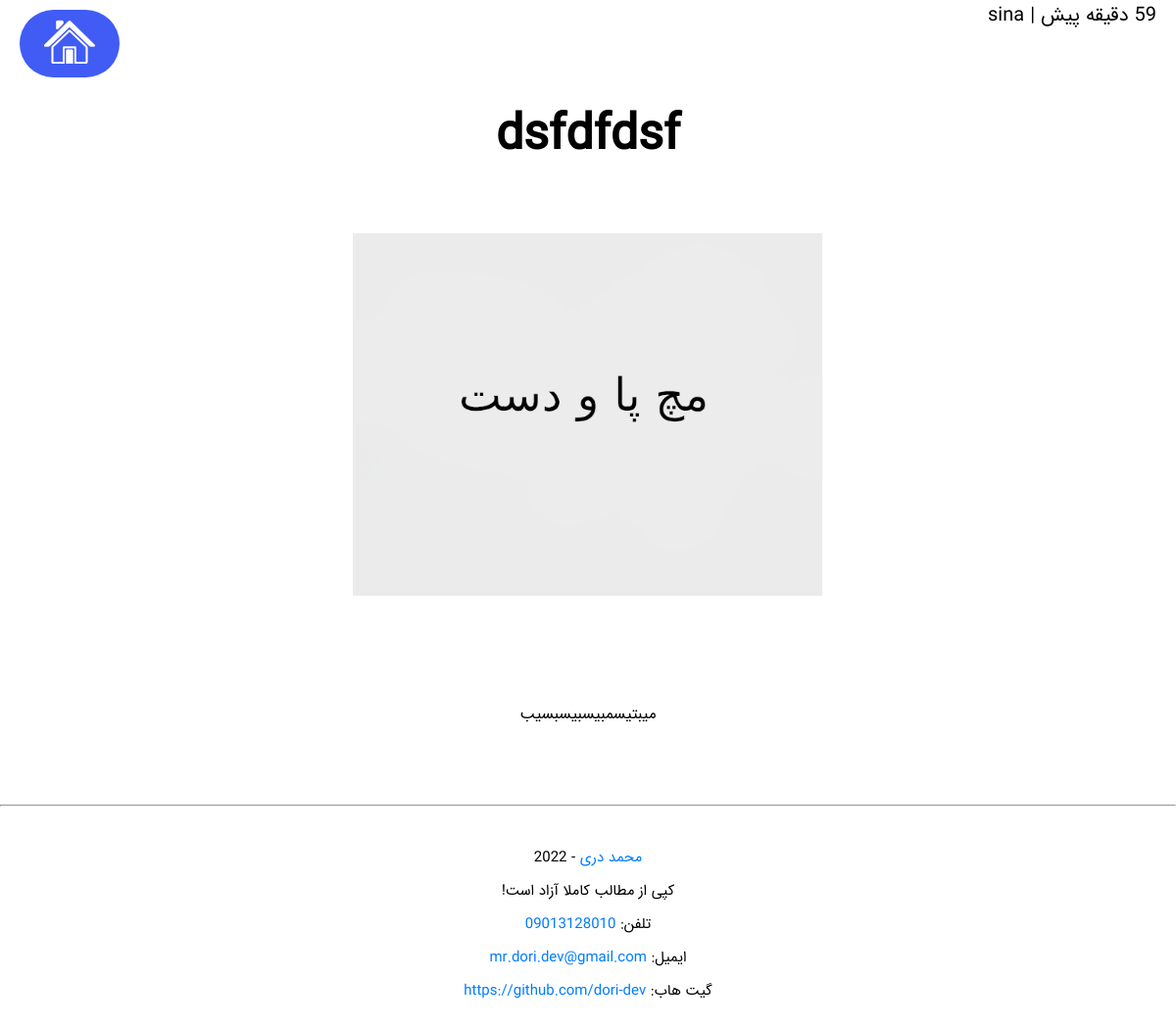
The app's page /articles/سلام-82163 with its own data.
### articles/models.py (models this page shows, shortened)
class Article(models.Model):
    title: str = models.CharField("عنوان", max_length=256)
    slug = models.SlugField("آدرس", unique=True, allow_unicode=True)
    body: str = models.TextField("متن")
    date = models.DateTimeField(auto_now_add=True)
    image = models.ImageField("عکس", default='default.png')
    author = models.ForeignKey(User, on_delete=models.CASCADE)
    def get_date(self):
        time = humanize.naturaltime(self.date).replace(
            ",", " and").replace(".", "").replace("،", " and ")
        return " ".join(_(word) for word in time.split())

### articles/views.py (the view)
# urls.py: path("<slug>", views.article_detail, name="detail"),
def article_detail(request, slug):
    try:
        article = models.Article.objects.get(slug=slug)
        args = {
            "article": article
        }
        return render(request, "articles/article-detail.html", args)
    except:
        return render(request, "error.html")

### articles/templates/articles/article-detail.html (shortened to what this page needs)
{% extends 'base.html' %}
{% load i18n %}
{% block content %}
<p class="date">{{article.get_date}} | {{ article.author.username }}</p>
<h1 class="small-title">
    <a class="link-title" href="">{{article.title}}</a>
</h1>
<div>
    <a target="_blank" href="{{ article.image.url }}">
        <img src="{{ article.image.url }}" alt="{{ article.title }}" width="40%">
    </a>
</div>
<div class="content-body">
    <p>{{article.body | linebreaks}}</p>
</div>
<hr style="color: #aaa8a8" />
<div class="footer-basic">
  <footer>
    <p class="copyright">
      <a href="https://github.com/dori-dev">محمد دری</a> - 2022
    </p>
    <p class="copyright">!کپی از مطالب کاملا آزاد است</p>
    <p class="copyright">تلفن: <a href="tel:09013128010">09013128010</a></p>
    <p class="copyright">
      <a href="mailto:mr.dori.dev@gmail.com">mr.dori.dev@gmail.com</a>
      :ایمیل
    </p>
    <p class="copyright">
      <a href="https://github.com/dori-dev">https://github.com/dori-dev</a>
      :گیت هاب
    </p>
  </footer>
</div>
{% endblock content %}

### assets/styles.css (style rules this page uses)
*, *::after, *::before { margin: 0; padding: 0; box-sizing: border-box; }
body { background-color: white; color: black; text-align: center; justify-content: center; font-family: "IRAN Sans", sans-serif; font-weight: normal; }
a { color: #007bff; text-decoration: none; background-color: transparent; -webkit-text-decoration-skip: objects; }
.footer-basic { padding: 30px 0; }
.footer-basic .copyright { text-align: center; margin-top: 10px; font-size: 15px; }
.date { position: fixed; top: 0px; right: 20px; font-size: 20px; direction: rtl; }
.small-title { padding-top: 100px; padding-bottom: 60px; font-size: 50px; direction: rtl; }
.content-body { padding: 80px 100px; padding-top: 100px; direction: rtl; }
.link-title, .link-title:hover, .link-title:visited { color: black; text-decoration: none; background-color: transparent; }

### records on screen
Article: get_date "59 دقیقه پیش", author.username "sina", title "dsfdfdsf", image (placeholder picture), body "میبتیسمبیسبیسبسیب"
